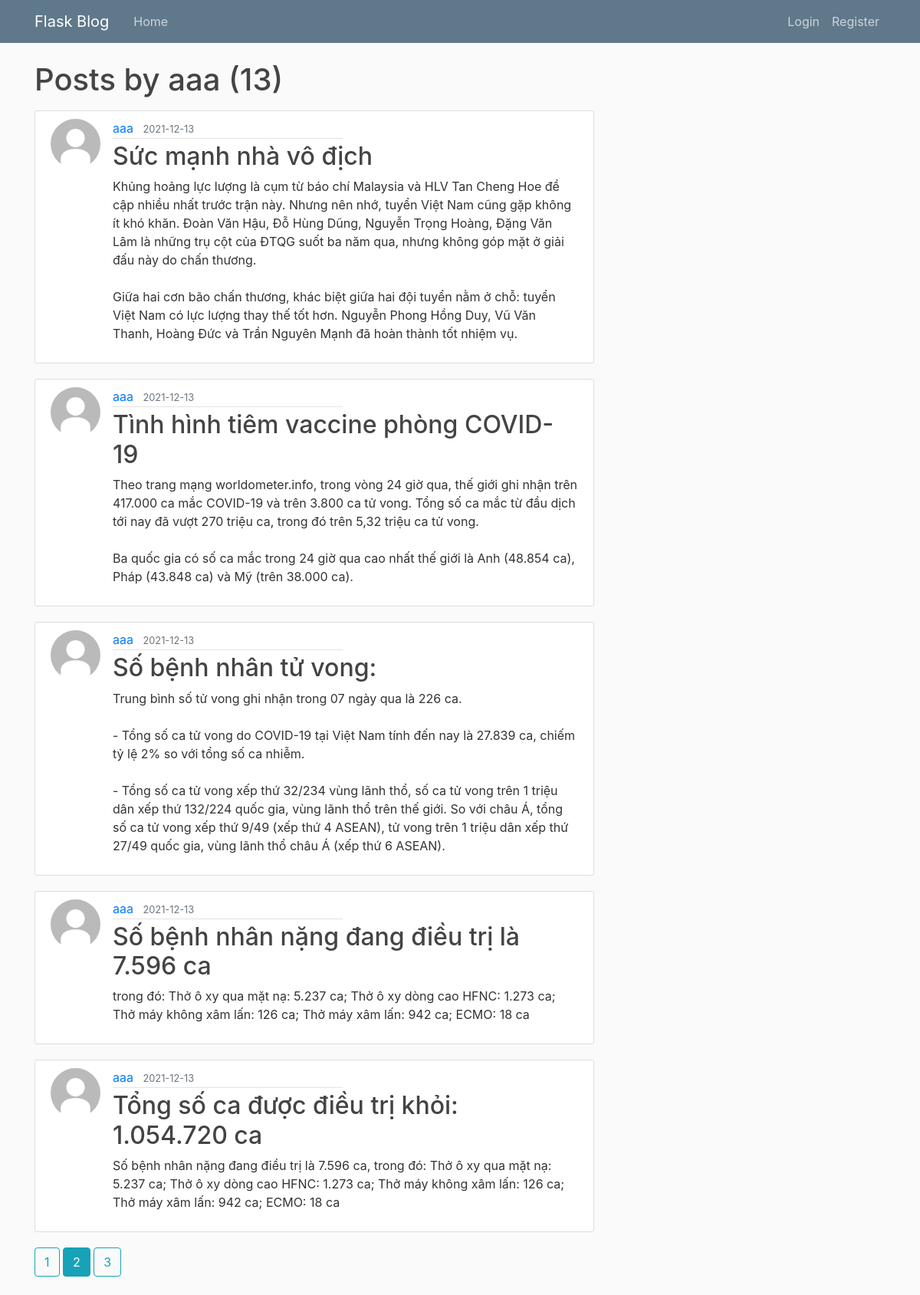
/user/aaa?page=2, run on the app's committed database.
### flaskblog/models.py (models this page shows, shortened)
class User(db.Model, UserMixin):
    id = db.Column(db.Integer, primary_key=True)
    username = db.Column(db.String(20), unique=True, nullable=False)
    email = db.Column(db.String(120), unique=True, nullable=False)
    image_file = db.Column(db.String(20), nullable=False, default='default.jpg')
    password = db.Column(db.String(60), nullable=False)
    posts = db.relationship('Post', backref='author', lazy=True)
    comments = db.relationship('Comment', backref='author', lazy="dynamic")

class Post(db.Model):
    id = db.Column(db.Integer, primary_key=True)
    title = db.Column(db.String(100), nullable=False)
    date_posted = db.Column(db.DateTime, nullable=False, default=datetime.utcnow)
    content = db.Column(db.Text, nullable=False)
    user_id = db.Column(db.Integer, db.ForeignKey('user.id'), nullable=False)

### flaskblog/routes.py (the view)
@app.route("/user/<string:username>")
def user_posts(username):
    page = request.args.get('page', 1, type=int)
    user = User.query.filter_by(username=username).first_or_404()
    posts = Post.query.filter_by(author=user)\
        .order_by(Post.date_posted.desc())\
        .paginate(page=page, per_page=5)
    return render_template('user_posts.html', posts=posts, user=user)

### flaskblog/templates/user_posts.html
{% extends "layout.html" %}
{% block content %}
    <h1 class="mb-3">Posts by {{ user.username }} ({{ posts.total }})</h1>
    {% for post in posts.items %}
        <article class="media content-section">
          <img class="rounded-circle article-img" src="{{ url_for('static', filename='profile_pics/' + post.author.image_file) }}">
          <div class="media-body">
            <div class="article-metadata">
              <a class="mr-2" href="{{ url_for('user_posts', username=post.author.username) }}">{{ post.author.username }}</a>
              <small class="text-muted">{{ post.date_posted.strftime('%Y-%m-%d') }}</small>
            </div>
            <h2><a class="article-title" href="{{ url_for('post', post_id=post.id) }}">{{ post.title }}</a></h2>
            <p class="article-content">{{ post.content }}</p>
          </div>
        </article>
    {% endfor %}
    {% for page_num in posts.iter_pages(left_edge=1, right_edge=1, left_current=1, right_current=2) %}
      {% if page_num %}
        {% if posts.page == page_num %}
          <a class="btn btn-info mb-4" href="{{ url_for('user_posts', username=user.username, page=page_num) }}">{{ page_num }}</a>
        {% else %}
          <a class="btn btn-outline-info mb-4" href="{{ url_for('user_posts', username=user.username, page=page_num) }}">{{ page_num }}</a>
        {% endif %}
      {% else %}
        ...
      {% endif %}
    {% endfor %}
{% endblock content %}

### flaskblog/static/main.css (style rules this page uses)
body { background: #fafafa; color: #333333; margin-top: 5rem; }
a { text-decoration: none; }
h1, h2, h3, h4, h5, h6 { color: #444444; }
.content-section { background: #ffffff; padding: 10px 20px; border: 1px solid #dddddd; border-radius: 3px; margin-bottom: 20px; }
.article-title { color: #444444; }
.article-content { white-space: pre-line; }
.article-img { height: 65px; width: 65px; margin-right: 16px; }
.article-metadata { padding-bottom: 1px; margin-bottom: 4px; width: 300px; border-bottom: 1px solid #e3e3e3 }

### data on the page
User: username "aaa"
Post: image_file (placeholder picture), author.username "aaa", date_posted "2021-12-13", title "Sức mạnh nhà vô địch", content "Khủng hoảng lực lượng là cụm từ báo chí Malaysia và HLV Tan Cheng Hoe đề cập nhiều nhất trước trận này. Nhưng nên nhớ, tuyển Việt Nam cũng gặp không ít khó khăn. Đoàn Văn Hậu, Đỗ Hùng Dũng, Nguyễn Trọng Hoàng, Đặng Văn Lâm là những trụ cột của ĐTQG suốt ba năm qua, nhưng không góp mặt ở giải đấu này do chấn thương. Giữa hai cơn bão chấn thương, khác biệt giữa hai đội tuyển nằm ở chỗ: tuyển Việt Nam có lực lượng thay thế tốt hơn. Nguyễn Phong Hồng Duy, Vũ Văn Thanh, Hoàng Đức và Trần Nguyên Mạnh đã hoàn thành tốt nhiệm vụ."
Post: image_file (placeholder picture), author.username "aaa", date_posted "2021-12-13", title "Tình hình tiêm vaccine phòng COVID-19", content "Theo trang mạng worldometer.info, trong vòng 24 giờ qua, thế giới ghi nhận trên 417.000 ca mắc COVID-19 và trên 3.800 ca tử vong. Tổng số ca mắc từ đầu dịch tới nay đã vượt 270 triệu ca, trong đó trên 5,32 triệu ca tử vong. Ba quốc gia có số ca mắc trong 24 giờ qua cao nhất thế giới là Anh (48.854 ca), Pháp (43.848 ca) và Mỹ (trên 38.000 ca)."
Post: image_file (placeholder picture), author.username "aaa", date_posted "2021-12-13", title "Số bệnh nhân tử vong:", content "Trung bình số tử vong ghi nhận trong 07 ngày qua là 226 ca. - Tổng số ca tử vong do COVID-19 tại Việt Nam tính đến nay là 27.839 ca, chiếm tỷ lệ 2% so với tổng số ca nhiễm. - Tổng số ca tử vong xếp thứ 32/234 vùng lãnh thổ, số ca tử vong trên 1 triệu dân xếp thứ 132/224 quốc gia, vùng lãnh thổ trên thế giới. So với châu Á, tổng số ca tử vong xếp thứ 9/49 (xếp thứ 4 ASEAN), tử vong trên 1 triệu dân xếp thứ 27/49 quốc gia, vùng lãnh thổ châu Á (xếp thứ 6 ASEAN)."
Post: image_file (placeholder picture), author.username "aaa", date_posted "2021-12-13", title "Số bệnh nhân nặng đang điều trị là 7.596 ca", content "trong đó: Thở ô xy qua mặt nạ: 5.237 ca; Thở ô xy dòng cao HFNC: 1.273 ca; Thở máy không xâm lấn: 126 ca; Thở máy xâm lấn: 942 ca; ECMO: 18 ca"
Post: image_file (placeholder picture), author.username "aaa", date_posted "2021-12-13", title "Tổng số ca được điều trị khỏi: 1.054.720 ca", content "Số bệnh nhân nặng đang điều trị là 7.596 ca, trong đó: Thở ô xy qua mặt nạ: 5.237 ca; Thở ô xy dòng cao HFNC: 1.273 ca; Thở máy không xâm lấn: 126 ca; Thở máy xâm lấn: 942 ca; ECMO: 18 ca"

### other printed values
{{ posts.total }} "13"
{{ page_num }} "1" "3"
{{ page_num }} "2"
